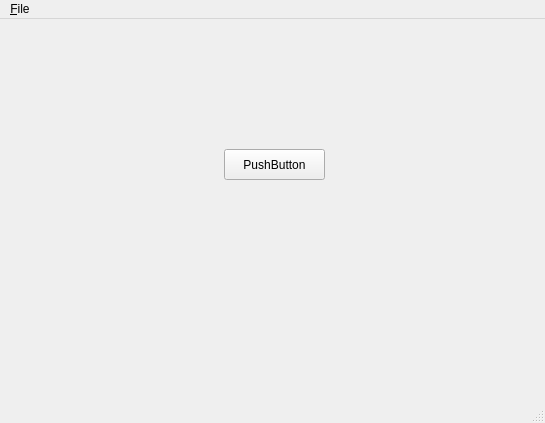
<?xml version="1.0" encoding="UTF-8"?>
<ui version="4.0">
 <class>MainWindow</class>
 <widget class="QMainWindow" name="MainWindow">
  <property name="geometry">
   <rect>
    <x>0</x>
    <y>0</y>
    <width>545</width>
    <height>423</height>
   </rect>
  </property>
  <property name="windowTitle">
   <string>MainWindow</string>
  </property>
  <widget class="QWidget" name="centralwidget">
   <widget class="QPushButton" name="pushButton">
    <property name="geometry">
     <rect>
      <x>224</x>
      <y>130</y>
      <width>101</width>
      <height>31</height>
     </rect>
    </property>
    <property name="text">
     <string>PushButton</string>
    </property>
   </widget>
  </widget>
  <widget class="QMenuBar" name="menubar">
   <property name="geometry">
    <rect>
     <x>0</x>
     <y>0</y>
     <width>545</width>
     <height>22</height>
    </rect>
   </property>
   <widget class="QMenu" name="menu_File">
    <property name="title">
     <string>&amp;File</string>
    </property>
    <addaction name="action_New"/>
   </widget>
   <addaction name="menu_File"/>
  </widget>
  <widget class="QStatusBar" name="statusbar"/>
  <action name="action_New">
   <property name="text">
    <string>&amp;New</string>
   </property>
   <property name="shortcut">
    <string>Ctrl+N</string>
   </property>
  </action>
 </widget>
 <resources/>
 <connections/>
</ui>
